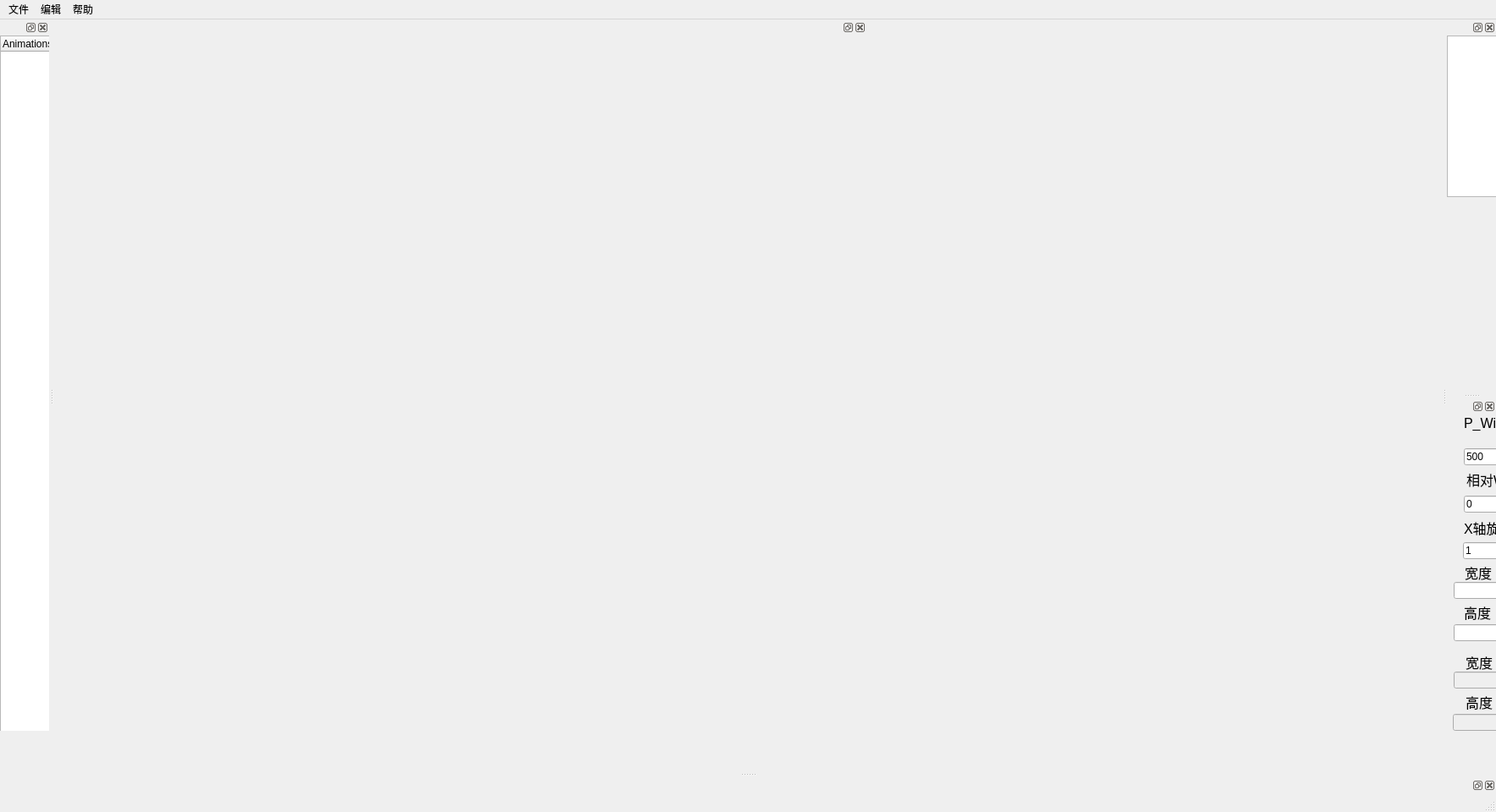
<?xml version="1.0" encoding="UTF-8"?>
<ui version="4.0">
 <class>QtEditClass</class>
 <widget class="QMainWindow" name="QtEditClass">
  <property name="enabled">
   <bool>true</bool>
  </property>
  <property name="geometry">
   <rect>
    <x>0</x>
    <y>0</y>
    <width>1768</width>
    <height>960</height>
   </rect>
  </property>
  <property name="minimumSize">
   <size>
    <width>0</width>
    <height>0</height>
   </size>
  </property>
  <property name="maximumSize">
   <size>
    <width>16777215</width>
    <height>16777215</height>
   </size>
  </property>
  <property name="windowTitle">
   <string>QtEdit</string>
  </property>
  <widget class="QWidget" name="centralWidget">
   <widget class="QDockWidget" name="SceneWidget">
    <property name="geometry">
     <rect>
      <x>0</x>
      <y>0</y>
      <width>960</width>
      <height>680</height>
     </rect>
    </property>
    <property name="minimumSize">
     <size>
      <width>960</width>
      <height>680</height>
     </size>
    </property>
    <property name="maximumSize">
     <size>
      <width>960</width>
      <height>680</height>
     </size>
    </property>
    <property name="font">
     <font>
      <kerning>false</kerning>
     </font>
    </property>
    <widget class="QWidget" name="dockWidgetContents_2"/>
   </widget>
  </widget>
  <widget class="QMenuBar" name="menuBar">
   <property name="geometry">
    <rect>
     <x>0</x>
     <y>0</y>
     <width>1768</width>
     <height>23</height>
    </rect>
   </property>
   <widget class="QMenu" name="menu">
    <property name="title">
     <string>文件</string>
    </property>
    <addaction name="openaction"/>
    <addaction name="Action_Save"/>
    <addaction name="closeaction"/>
   </widget>
   <widget class="QMenu" name="menu_2">
    <property name="title">
     <string>编辑</string>
    </property>
    <addaction name="importaction"/>
    <addaction name="import_Spine"/>
    <addaction name="export_byte"/>
    <addaction name="exportaction"/>
   </widget>
   <widget class="QMenu" name="menu_3">
    <property name="title">
     <string>帮助</string>
    </property>
    <addaction name="actionHelp"/>
   </widget>
   <addaction name="menu"/>
   <addaction name="menu_2"/>
   <addaction name="menu_3"/>
  </widget>
  <widget class="QStatusBar" name="statusBar"/>
  <widget class="QDockWidget" name="dockWidget">
   <property name="maximumSize">
    <size>
     <width>611</width>
     <height>841</height>
    </size>
   </property>
   <attribute name="dockWidgetArea">
    <number>1</number>
   </attribute>
   <widget class="QWidget" name="dockWidgetContents_3">
    <widget class="QTreeWidget" name="AnimationtreeWidget">
     <property name="geometry">
      <rect>
       <x>0</x>
       <y>0</y>
       <width>611</width>
       <height>841</height>
      </rect>
     </property>
     <property name="verticalScrollMode">
      <enum>QAbstractItemView::ScrollPerPixel</enum>
     </property>
     <column>
      <property name="text">
       <string>Animations</string>
      </property>
     </column>
    </widget>
   </widget>
  </widget>
  <widget class="QDockWidget" name="OutWiget">
   <attribute name="dockWidgetArea">
    <number>2</number>
   </attribute>
   <widget class="QWidget" name="dockWidgetContents_4">
    <widget class="QPlainTextEdit" name="showmessage">
     <property name="geometry">
      <rect>
       <x>0</x>
       <y>0</y>
       <width>431</width>
       <height>191</height>
      </rect>
     </property>
     <property name="font">
      <font>
       <pointsize>12</pointsize>
      </font>
     </property>
    </widget>
   </widget>
  </widget>
  <widget class="QDockWidget" name="PerWiget">
   <attribute name="dockWidgetArea">
    <number>8</number>
   </attribute>
   <widget class="QWidget" name="dockWidgetContents_5"/>
  </widget>
  <widget class="QDockWidget" name="dockWidget_4">
   <attribute name="dockWidgetArea">
    <number>2</number>
   </attribute>
   <widget class="QWidget" name="dockWidgetContents">
    <widget class="QLabel" name="label">
     <property name="geometry">
      <rect>
       <x>20</x>
       <y>0</y>
       <width>61</width>
       <height>21</height>
      </rect>
     </property>
     <property name="font">
      <font>
       <pointsize>12</pointsize>
      </font>
     </property>
     <property name="text">
      <string>P_Width</string>
     </property>
    </widget>
    <widget class="QLabel" name="label_2">
     <property name="geometry">
      <rect>
       <x>120</x>
       <y>0</y>
       <width>71</width>
       <height>21</height>
      </rect>
     </property>
     <property name="font">
      <font>
       <pointsize>12</pointsize>
      </font>
     </property>
     <property name="text">
      <string>P_Height</string>
     </property>
    </widget>
    <widget class="QLineEdit" name="Width">
     <property name="geometry">
      <rect>
       <x>20</x>
       <y>40</y>
       <width>61</width>
       <height>20</height>
      </rect>
     </property>
     <property name="text">
      <string>500</string>
     </property>
    </widget>
    <widget class="QLineEdit" name="Height">
     <property name="geometry">
      <rect>
       <x>120</x>
       <y>40</y>
       <width>71</width>
       <height>20</height>
      </rect>
     </property>
     <property name="text">
      <string>100</string>
     </property>
    </widget>
    <widget class="QLabel" name="label_3">
     <property name="geometry">
      <rect>
       <x>230</x>
       <y>0</y>
       <width>54</width>
       <height>21</height>
      </rect>
     </property>
     <property name="font">
      <font>
       <pointsize>12</pointsize>
      </font>
     </property>
     <property name="text">
      <string>ScallX</string>
     </property>
    </widget>
    <widget class="QLabel" name="label_4">
     <property name="geometry">
      <rect>
       <x>330</x>
       <y>0</y>
       <width>54</width>
       <height>21</height>
      </rect>
     </property>
     <property name="font">
      <font>
       <pointsize>12</pointsize>
      </font>
     </property>
     <property name="text">
      <string>ScallY</string>
     </property>
    </widget>
    <widget class="QLineEdit" name="ScallX">
     <property name="geometry">
      <rect>
       <x>220</x>
       <y>40</y>
       <width>71</width>
       <height>20</height>
      </rect>
     </property>
     <property name="text">
      <string>1</string>
     </property>
    </widget>
    <widget class="QLineEdit" name="ScallY">
     <property name="geometry">
      <rect>
       <x>320</x>
       <y>40</y>
       <width>71</width>
       <height>20</height>
      </rect>
     </property>
     <property name="text">
      <string>1</string>
     </property>
    </widget>
    <widget class="QPushButton" name="PauseButton">
     <property name="geometry">
      <rect>
       <x>86</x>
       <y>245</y>
       <width>75</width>
       <height>23</height>
      </rect>
     </property>
     <property name="font">
      <font>
       <pointsize>12</pointsize>
      </font>
     </property>
     <property name="text">
      <string>Start</string>
     </property>
    </widget>
    <widget class="QLineEdit" name="Re_Width">
     <property name="geometry">
      <rect>
       <x>20</x>
       <y>96</y>
       <width>61</width>
       <height>20</height>
      </rect>
     </property>
     <property name="text">
      <string>0</string>
     </property>
    </widget>
    <widget class="QLineEdit" name="Re_Height">
     <property name="geometry">
      <rect>
       <x>120</x>
       <y>96</y>
       <width>71</width>
       <height>20</height>
      </rect>
     </property>
     <property name="text">
      <string>0</string>
     </property>
    </widget>
    <widget class="QLabel" name="label_6">
     <property name="geometry">
      <rect>
       <x>23</x>
       <y>66</y>
       <width>71</width>
       <height>21</height>
      </rect>
     </property>
     <property name="font">
      <font>
       <pointsize>12</pointsize>
      </font>
     </property>
     <property name="text">
      <string>相对Width</string>
     </property>
    </widget>
    <widget class="QLabel" name="label_7">
     <property name="geometry">
      <rect>
       <x>123</x>
       <y>66</y>
       <width>81</width>
       <height>21</height>
      </rect>
     </property>
     <property name="font">
      <font>
       <pointsize>12</pointsize>
      </font>
     </property>
     <property name="text">
      <string>相对Height</string>
     </property>
    </widget>
    <widget class="QLabel" name="label_8">
     <property name="geometry">
      <rect>
       <x>278</x>
       <y>175</y>
       <width>54</width>
       <height>21</height>
      </rect>
     </property>
     <property name="font">
      <font>
       <pointsize>12</pointsize>
      </font>
     </property>
     <property name="text">
      <string>起点X</string>
     </property>
    </widget>
    <widget class="QLineEdit" name="St_Width">
     <property name="geometry">
      <rect>
       <x>266</x>
       <y>195</y>
       <width>71</width>
       <height>20</height>
      </rect>
     </property>
     <property name="text">
      <string/>
     </property>
    </widget>
    <widget class="QLineEdit" name="St_Height">
     <property name="geometry">
      <rect>
       <x>266</x>
       <y>245</y>
       <width>71</width>
       <height>20</height>
      </rect>
     </property>
     <property name="text">
      <string/>
     </property>
    </widget>
    <widget class="QLabel" name="label_10">
     <property name="geometry">
      <rect>
       <x>278</x>
       <y>220</y>
       <width>54</width>
       <height>21</height>
      </rect>
     </property>
     <property name="font">
      <font>
       <pointsize>12</pointsize>
      </font>
     </property>
     <property name="text">
      <string>起点Y</string>
     </property>
    </widget>
    <widget class="QLineEdit" name="En_Height">
     <property name="geometry">
      <rect>
       <x>368</x>
       <y>245</y>
       <width>71</width>
       <height>20</height>
      </rect>
     </property>
     <property name="text">
      <string/>
     </property>
    </widget>
    <widget class="QLineEdit" name="En_Width">
     <property name="geometry">
      <rect>
       <x>368</x>
       <y>195</y>
       <width>71</width>
       <height>20</height>
      </rect>
     </property>
     <property name="text">
      <string/>
     </property>
    </widget>
    <widget class="QLabel" name="label_18">
     <property name="geometry">
      <rect>
       <x>380</x>
       <y>220</y>
       <width>54</width>
       <height>21</height>
      </rect>
     </property>
     <property name="font">
      <font>
       <pointsize>12</pointsize>
      </font>
     </property>
     <property name="text">
      <string>终点Y</string>
     </property>
    </widget>
    <widget class="QLabel" name="label_19">
     <property name="geometry">
      <rect>
       <x>380</x>
       <y>173</y>
       <width>54</width>
       <height>21</height>
      </rect>
     </property>
     <property name="font">
      <font>
       <pointsize>12</pointsize>
      </font>
     </property>
     <property name="text">
      <string>终点X</string>
     </property>
    </widget>
    <widget class="QLabel" name="label_22">
     <property name="geometry">
      <rect>
       <x>99</x>
       <y>176</y>
       <width>54</width>
       <height>21</height>
      </rect>
     </property>
     <property name="font">
      <font>
       <pointsize>12</pointsize>
      </font>
     </property>
     <property name="text">
      <string>Rotate</string>
     </property>
    </widget>
    <widget class="QLineEdit" name="Rotate">
     <property name="geometry">
      <rect>
       <x>87</x>
       <y>198</y>
       <width>71</width>
       <height>20</height>
      </rect>
     </property>
     <property name="text">
      <string/>
     </property>
    </widget>
    <widget class="QLineEdit" name="St_Width_RE">
     <property name="enabled">
      <bool>false</bool>
     </property>
     <property name="geometry">
      <rect>
       <x>268</x>
       <y>300</y>
       <width>71</width>
       <height>20</height>
      </rect>
     </property>
     <property name="text">
      <string/>
     </property>
    </widget>
    <widget class="QLabel" name="label_11">
     <property name="geometry">
      <rect>
       <x>280</x>
       <y>331</y>
       <width>54</width>
       <height>21</height>
      </rect>
     </property>
     <property name="font">
      <font>
       <pointsize>12</pointsize>
      </font>
     </property>
     <property name="text">
      <string>起点Y</string>
     </property>
    </widget>
    <widget class="QLineEdit" name="St_Height_RE">
     <property name="enabled">
      <bool>false</bool>
     </property>
     <property name="geometry">
      <rect>
       <x>268</x>
       <y>356</y>
       <width>71</width>
       <height>20</height>
      </rect>
     </property>
     <property name="text">
      <string/>
     </property>
    </widget>
    <widget class="QLineEdit" name="En_Width_RE">
     <property name="enabled">
      <bool>false</bool>
     </property>
     <property name="geometry">
      <rect>
       <x>370</x>
       <y>301</y>
       <width>71</width>
       <height>20</height>
      </rect>
     </property>
     <property name="text">
      <string/>
     </property>
    </widget>
    <widget class="QLabel" name="label_9">
     <property name="geometry">
      <rect>
       <x>280</x>
       <y>280</y>
       <width>54</width>
       <height>21</height>
      </rect>
     </property>
     <property name="font">
      <font>
       <pointsize>12</pointsize>
      </font>
     </property>
     <property name="text">
      <string>起点X</string>
     </property>
    </widget>
    <widget class="QLineEdit" name="En_Height_RE">
     <property name="enabled">
      <bool>false</bool>
     </property>
     <property name="geometry">
      <rect>
       <x>370</x>
       <y>351</y>
       <width>71</width>
       <height>20</height>
      </rect>
     </property>
     <property name="text">
      <string/>
     </property>
    </widget>
    <widget class="QLabel" name="label_26">
     <property name="geometry">
      <rect>
       <x>382</x>
       <y>326</y>
       <width>54</width>
       <height>21</height>
      </rect>
     </property>
     <property name="font">
      <font>
       <pointsize>12</pointsize>
      </font>
     </property>
     <property name="text">
      <string>终点Y</string>
     </property>
    </widget>
    <widget class="QLabel" name="label_27">
     <property name="geometry">
      <rect>
       <x>382</x>
       <y>279</y>
       <width>54</width>
       <height>21</height>
      </rect>
     </property>
     <property name="font">
      <font>
       <pointsize>12</pointsize>
      </font>
     </property>
     <property name="text">
      <string>终点X</string>
     </property>
    </widget>
    <widget class="QLineEdit" name="Line_ID">
     <property name="geometry">
      <rect>
       <x>220</x>
       <y>96</y>
       <width>71</width>
       <height>20</height>
      </rect>
     </property>
     <property name="text">
      <string>0</string>
     </property>
    </widget>
    <widget class="QLabel" name="label_12">
     <property name="geometry">
      <rect>
       <x>220</x>
       <y>66</y>
       <width>81</width>
       <height>21</height>
      </rect>
     </property>
     <property name="font">
      <font>
       <pointsize>12</pointsize>
      </font>
     </property>
     <property name="text">
      <string>Line_ID</string>
     </property>
    </widget>
    <widget class="QLabel" name="label_20">
     <property name="geometry">
      <rect>
       <x>21</x>
       <y>176</y>
       <width>54</width>
       <height>21</height>
      </rect>
     </property>
     <property name="font">
      <font>
       <pointsize>12</pointsize>
      </font>
     </property>
     <property name="text">
      <string>宽度</string>
     </property>
    </widget>
    <widget class="QLineEdit" name="Box_Width">
     <property name="geometry">
      <rect>
       <x>8</x>
       <y>198</y>
       <width>71</width>
       <height>20</height>
      </rect>
     </property>
     <property name="text">
      <string/>
     </property>
    </widget>
    <widget class="QLineEdit" name="Box_Width_RE">
     <property name="enabled">
      <bool>false</bool>
     </property>
     <property name="geometry">
      <rect>
       <x>8</x>
       <y>304</y>
       <width>71</width>
       <height>20</height>
      </rect>
     </property>
     <property name="text">
      <string/>
     </property>
    </widget>
    <widget class="QLabel" name="label_28">
     <property name="geometry">
      <rect>
       <x>22</x>
       <y>329</y>
       <width>54</width>
       <height>21</height>
      </rect>
     </property>
     <property name="font">
      <font>
       <pointsize>12</pointsize>
      </font>
     </property>
     <property name="text">
      <string>高度</string>
     </property>
    </widget>
    <widget class="QLineEdit" name="Box_Height_RE">
     <property name="enabled">
      <bool>false</bool>
     </property>
     <property name="geometry">
      <rect>
       <x>7</x>
       <y>354</y>
       <width>71</width>
       <height>20</height>
      </rect>
     </property>
     <property name="text">
      <string/>
     </property>
    </widget>
    <widget class="QLineEdit" name="Box_Height">
     <property name="geometry">
      <rect>
       <x>8</x>
       <y>248</y>
       <width>71</width>
       <height>20</height>
      </rect>
     </property>
     <property name="text">
      <string/>
     </property>
    </widget>
    <widget class="QLabel" name="label_29">
     <property name="geometry">
      <rect>
       <x>22</x>
       <y>282</y>
       <width>54</width>
       <height>21</height>
      </rect>
     </property>
     <property name="font">
      <font>
       <pointsize>12</pointsize>
      </font>
     </property>
     <property name="text">
      <string>宽度</string>
     </property>
    </widget>
    <widget class="QLabel" name="label_21">
     <property name="geometry">
      <rect>
       <x>20</x>
       <y>223</y>
       <width>54</width>
       <height>21</height>
      </rect>
     </property>
     <property name="font">
      <font>
       <pointsize>12</pointsize>
      </font>
     </property>
     <property name="text">
      <string>高度</string>
     </property>
    </widget>
    <widget class="QLabel" name="label_24">
     <property name="geometry">
      <rect>
       <x>177</x>
       <y>222</y>
       <width>54</width>
       <height>21</height>
      </rect>
     </property>
     <property name="font">
      <font>
       <pointsize>12</pointsize>
      </font>
     </property>
     <property name="text">
      <string>中心Y</string>
     </property>
    </widget>
    <widget class="QLineEdit" name="Box_Y_Posi">
     <property name="geometry">
      <rect>
       <x>166</x>
       <y>247</y>
       <width>71</width>
       <height>20</height>
      </rect>
     </property>
     <property name="text">
      <string/>
     </property>
    </widget>
    <widget class="QLabel" name="label_25">
     <property name="geometry">
      <rect>
       <x>179</x>
       <y>175</y>
       <width>54</width>
       <height>21</height>
      </rect>
     </property>
     <property name="font">
      <font>
       <pointsize>12</pointsize>
      </font>
     </property>
     <property name="text">
      <string>中心X</string>
     </property>
    </widget>
    <widget class="QLineEdit" name="Box_X_Posi">
     <property name="geometry">
      <rect>
       <x>166</x>
       <y>197</y>
       <width>71</width>
       <height>20</height>
      </rect>
     </property>
     <property name="text">
      <string/>
     </property>
    </widget>
    <widget class="QLineEdit" name="Box_X_Posi_RE">
     <property name="enabled">
      <bool>false</bool>
     </property>
     <property name="geometry">
      <rect>
       <x>166</x>
       <y>303</y>
       <width>71</width>
       <height>20</height>
      </rect>
     </property>
     <property name="text">
      <string/>
     </property>
    </widget>
    <widget class="QLineEdit" name="Box_Y_Posi_RE">
     <property name="enabled">
      <bool>false</bool>
     </property>
     <property name="geometry">
      <rect>
       <x>167</x>
       <y>353</y>
       <width>71</width>
       <height>20</height>
      </rect>
     </property>
     <property name="text">
      <string/>
     </property>
    </widget>
    <widget class="QLabel" name="label_30">
     <property name="geometry">
      <rect>
       <x>180</x>
       <y>281</y>
       <width>54</width>
       <height>21</height>
      </rect>
     </property>
     <property name="font">
      <font>
       <pointsize>12</pointsize>
      </font>
     </property>
     <property name="text">
      <string>中心X</string>
     </property>
    </widget>
    <widget class="QLabel" name="label_31">
     <property name="geometry">
      <rect>
       <x>180</x>
       <y>328</y>
       <width>54</width>
       <height>21</height>
      </rect>
     </property>
     <property name="font">
      <font>
       <pointsize>12</pointsize>
      </font>
     </property>
     <property name="text">
      <string>中心Y</string>
     </property>
    </widget>
    <widget class="QLineEdit" name="Rotate3D_X">
     <property name="geometry">
      <rect>
       <x>19</x>
       <y>151</y>
       <width>71</width>
       <height>20</height>
      </rect>
     </property>
     <property name="text">
      <string>1</string>
     </property>
    </widget>
    <widget class="QLabel" name="label_5">
     <property name="geometry">
      <rect>
       <x>20</x>
       <y>123</y>
       <width>54</width>
       <height>21</height>
      </rect>
     </property>
     <property name="font">
      <font>
       <pointsize>12</pointsize>
      </font>
     </property>
     <property name="text">
      <string>X轴旋转</string>
     </property>
    </widget>
    <widget class="QLabel" name="label_13">
     <property name="geometry">
      <rect>
       <x>125</x>
       <y>122</y>
       <width>54</width>
       <height>21</height>
      </rect>
     </property>
     <property name="font">
      <font>
       <pointsize>12</pointsize>
      </font>
     </property>
     <property name="text">
      <string>Y轴旋转</string>
     </property>
    </widget>
    <widget class="QLineEdit" name="Rotate3D_Y">
     <property name="geometry">
      <rect>
       <x>124</x>
       <y>150</y>
       <width>71</width>
       <height>20</height>
      </rect>
     </property>
     <property name="text">
      <string>1</string>
     </property>
    </widget>
    <widget class="QLabel" name="label_14">
     <property name="geometry">
      <rect>
       <x>225</x>
       <y>122</y>
       <width>54</width>
       <height>21</height>
      </rect>
     </property>
     <property name="font">
      <font>
       <pointsize>12</pointsize>
      </font>
     </property>
     <property name="text">
      <string>Z轴旋转</string>
     </property>
    </widget>
    <widget class="QLineEdit" name="Rotate3D_Z">
     <property name="geometry">
      <rect>
       <x>224</x>
       <y>150</y>
       <width>71</width>
       <height>20</height>
      </rect>
     </property>
     <property name="text">
      <string>1</string>
     </property>
    </widget>
    <widget class="QLabel" name="label_15">
     <property name="geometry">
      <rect>
       <x>319</x>
       <y>123</y>
       <width>71</width>
       <height>21</height>
      </rect>
     </property>
     <property name="font">
      <font>
       <pointsize>12</pointsize>
      </font>
     </property>
     <property name="text">
      <string>是否显示</string>
     </property>
    </widget>
    <widget class="QLineEdit" name="Is_show">
     <property name="enabled">
      <bool>false</bool>
     </property>
     <property name="geometry">
      <rect>
       <x>318</x>
       <y>151</y>
       <width>71</width>
       <height>20</height>
      </rect>
     </property>
     <property name="text">
      <string>true</string>
     </property>
     <property name="readOnly">
      <bool>false</bool>
     </property>
     <property name="clearButtonEnabled">
      <bool>false</bool>
     </property>
    </widget>
    <widget class="QLineEdit" name="Is_gravity">
     <property name="enabled">
      <bool>false</bool>
     </property>
     <property name="geometry">
      <rect>
       <x>319</x>
       <y>98</y>
       <width>71</width>
       <height>20</height>
      </rect>
     </property>
     <property name="text">
      <string>true</string>
     </property>
     <property name="readOnly">
      <bool>false</bool>
     </property>
     <property name="clearButtonEnabled">
      <bool>false</bool>
     </property>
    </widget>
    <widget class="QLabel" name="label_16">
     <property name="geometry">
      <rect>
       <x>310</x>
       <y>70</y>
       <width>81</width>
       <height>21</height>
      </rect>
     </property>
     <property name="font">
      <font>
       <pointsize>12</pointsize>
      </font>
     </property>
     <property name="text">
      <string>是否受重力</string>
     </property>
    </widget>
   </widget>
  </widget>
  <action name="closeaction">
   <property name="text">
    <string>关闭</string>
   </property>
  </action>
  <action name="openaction">
   <property name="text">
    <string>FBX文件转换</string>
   </property>
  </action>
  <action name="importaction">
   <property name="text">
    <string>导入c3b,c3t</string>
   </property>
  </action>
  <action name="actionHelp">
   <property name="text">
    <string>Help</string>
   </property>
  </action>
  <action name="exportaction">
   <property name="text">
    <string>导出JSON</string>
   </property>
  </action>
  <action name="Action_Save">
   <property name="text">
    <string>保存Ctrl+S</string>
   </property>
  </action>
  <action name="export_byte">
   <property name="text">
    <string>导出二进制</string>
   </property>
  </action>
  <action name="import_Spine">
   <property name="text">
    <string>导入Spine</string>
   </property>
  </action>
 </widget>
 <layoutdefault spacing="6" margin="11"/>
 <resources>
  <include location="qtedit.qrc"/>
 </resources>
 <connections/>
</ui>
